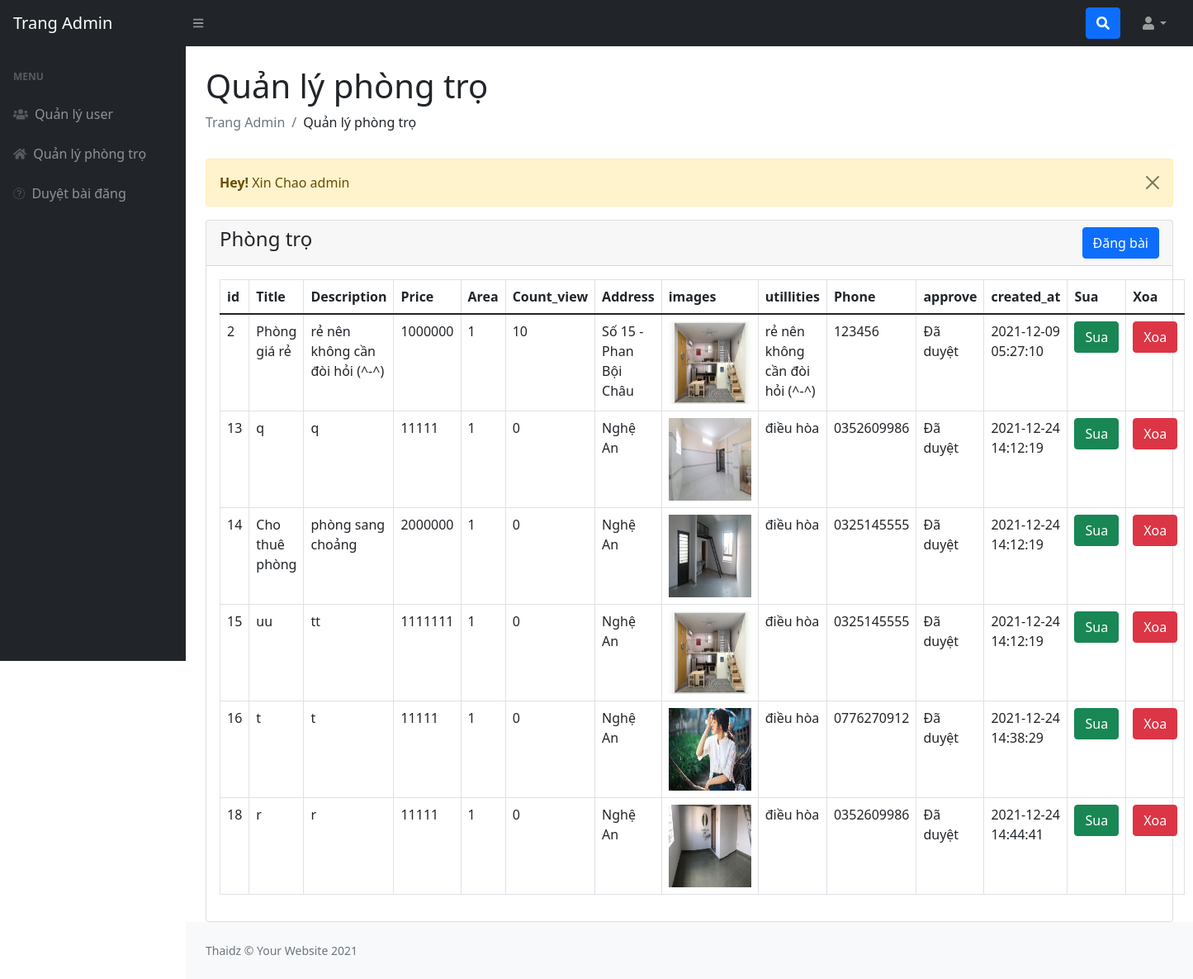
Screenshot of /Admin/view_ptro.php (signed in) with the database file from the repository.
### tables this page shows
CREATE TABLE `motel` (
  `id` int(11) NOT NULL,
  `title` varchar(255) NOT NULL,
  `description` text NOT NULL,
  `price` int(11) NOT NULL,
  `area` int(11) NOT NULL,
  `count_view` int(11) DEFAULT NULL,
  `address` varchar(255) DEFAULT NULL,
  `latlng` varchar(255) DEFAULT NULL,
  `images` varchar(255) NOT NULL,
  `user_id` int(10) NOT NULL,
  `category_id` int(11) NOT NULL,
  `districi_id` int(11) NOT NULL,
  `utilities` varchar(255) NOT NULL,
  `created_at` timestamp NULL DEFAULT current_timestamp() ON UPDATE current_timestamp(),
  `phone` varchar(255) NOT NULL,
  `approve` int(11) DEFAULT NULL
);

### Admin/view_ptro.php (the view)
<?php
     include('authetication.php');
     include('includes/header.php');
?>
<div class="container-fluid px-4">
     <h1 class="mt-4">Quản lý phòng trọ</h1>
     <ol class="breadcrumb mb-4">
          <li class="breadcrumb-item active">Trang Admin</li>
          <li class="breadcrumb-item">Quản lý phòng trọ</li>
     </ol>
     <div class="row">
          <div class="col-md-12">
               <?php include('message.php'); ?>
               <div class="card">
                    <div class="card-header">
                         <h4>Phòng trọ
                              <a href="ptro-add.php" class="btn btn-primary float-end"> Đăng bài </a>
                         </h4>
                    </div>
                    <div class="card-body">
                         <table class="table table-bordered">
                              <thead>
                                   <tr>
                                        <th>id</th>
                                        <th>Title</th>
                                        <th>Description</th>
                                        <th>Price</th>
                                        <th>Area</th>
                                        <th>Count_view</th>
                                        <th>Address</th>
                                        <th>images</th>
                                        <th>utillities</th>
                                        <th>Phone</th>
                                        <th>approve</th>
                                        <th>created_at</th>
                                        <th>Sua</th>
                                        <th>Xoa</th>
                                   </tr>
                              </thead>
                              <tbody>
                                   <?php
                                        $sql = "SELECT * FROM motel where approve = 1";
                                        $user = mysqli_query($con, $sql);
                                        if(mysqli_num_rows($user) > 0){
                                             foreach($user as $row){
                                                  ?>
                                                       <tr>
                                                            <td><?= $row['id']; ?></td>
                                                            <td><?= $row['title']; ?></td>
                                                            <td><?= $row['description']; ?></td>
                                                            <td><?= $row['price']; ?></td>
                                                            <td><?= $row['area']; ?></td>
                                                            <td><?= $row['count_view']; ?></td>
                                                            <td><?= $row['address']; ?></td>
                                                            <td><img src="<?= $row["images"]?>" width="100px" height="100px"></td>
                                                            <td><?= $row['utilities']; ?></td>
                                                            <td><?= $row['phone']; ?></td>
                                                            <td>
                                                                 <?php
                                                                  if($row['approve'] == '1'){
                                                                      echo 'Đã duyệt';
                                                                 }
                                                                 ?>
                                                            </td>
                                                            <td><?= $row['created_at']; ?></td>
                                                            <td><a href="edit-ptro.php?id=<?= $row["id"]; ?>" class="btn btn-success">Sua</a></td>
                                                            <td>
                                                                 <form action="code.php" method="POST">
                                                                      <button type="submit" name="ptro_del" value="<?= $row["id"]; ?>" class="btn btn-danger">Xoa</button>
                                                                 </form>
                                                            </td>
                                                       </tr>
                                                  <?php
                                             }
                                        }
                                        else{
                                        ?>
                                             <tr>
                                                  <td colspan="14">ko co du lieu</td>
                                             </tr>
                                        <?php
                                        }
                                   ?>
                              </tbody>
                         </table>
                    </div>
               </div>
          </div>
     </div>
</div>
<?php
     include('includes/footer.php');
     include('includes/script.php');
?>

### rows the page displays
motel: id "2", title "Phòng giá rẻ", description "rẻ nên không cần đòi hỏi (^-^)", price "1000000", area "1", count_view "10", address "Số 15 - Phan Bội Châu", images (picture), utilities "rẻ nên không cần đòi hỏi (^-^)", phone "123456", approve "Đã duyệt", created_at "2021-12-09 05:27:10"
motel: id "13", title "q", description "q", price "11111", area "1", count_view "0", address "Nghệ An", images (picture), utilities "điều hòa", phone "0352609986", approve "Đã duyệt", created_at "2021-12-24 14:12:19"
motel: id "14", title "Cho thuê phòng", description "phòng sang choảng", price "2000000", area "1", count_view "0", address "Nghệ An", images (picture), utilities "điều hòa", phone "0325145555", approve "Đã duyệt", created_at "2021-12-24 14:12:19"
motel: id "15", title "uu", description "tt", price "1111111", area "1", count_view "0", address "Nghệ An", images (picture), utilities "điều hòa", phone "0325145555", approve "Đã duyệt", created_at "2021-12-24 14:12:19"
motel: id "16", title "t", description "t", price "11111", area "1", count_view "0", address "Nghệ An", images (picture), utilities "điều hòa", phone "0776270912", approve "Đã duyệt", created_at "2021-12-24 14:38:29"
motel: id "18", title "r", description "r", price "11111", area "1", count_view "0", address "Nghệ An", images (picture), utilities "điều hòa", phone "0352609986", approve "Đã duyệt", created_at "2021-12-24 14:44:41"

### other values shown
$_SESSION['thongbao'] "Xin Chao admin"
